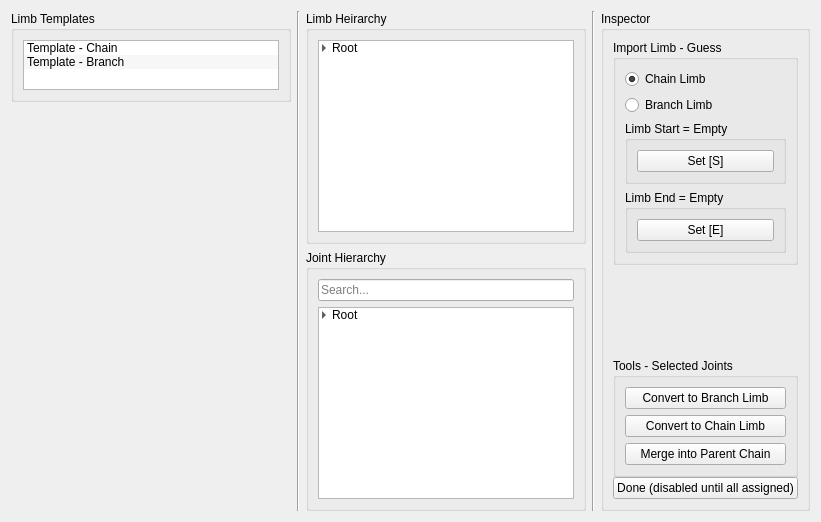
        <widget class="QWidget" name="tab_7">
         <attribute name="title">
          <string>Import Skel From FBX</string>
         </attribute>
         <layout class="QHBoxLayout" name="horizontalLayout_66">
          <item>
           <layout class="QHBoxLayout" name="horizontalLayout_53">
            <item>
             <layout class="QVBoxLayout" name="verticalLayout_59">
              <item>
               <widget class="QGroupBox" name="groupBox_41">
                <property name="title">
                 <string>Limb Templates</string>
                </property>
                <layout class="QHBoxLayout" name="horizontalLayout_56">
                 <item>
                  <layout class="QVBoxLayout" name="verticalLayout_68">
                   <item>
                    <widget class="QListWidget" name="listWidget_15">
                     <property name="sizePolicy">
                      <sizepolicy hsizetype="Expanding" vsizetype="Maximum">
                       <horstretch>0</horstretch>
                       <verstretch>0</verstretch>
                      </sizepolicy>
                     </property>
                     <property name="maximumSize">
                      <size>
                       <width>16777215</width>
                       <height>50</height>
                      </size>
                     </property>
                     <property name="dragDropMode">
                      <enum>QAbstractItemView::DragOnly</enum>
                     </property>
                     <property name="alternatingRowColors">
                      <bool>true</bool>
                     </property>
                     <item>
                      <property name="text">
                       <string>Template - Chain</string>
                      </property>
                     </item>
                     <item>
                      <property name="text">
                       <string>Template - Branch</string>
                      </property>
                     </item>
                    </widget>
                   </item>
                  </layout>
                 </item>
                </layout>
               </widget>
              </item>
              <item>
               <spacer name="verticalSpacer_7">
                <property name="orientation">
                 <enum>Qt::Vertical</enum>
                </property>
                <property name="sizeHint" stdset="0">
                 <size>
                  <width>20</width>
                  <height>40</height>
                 </size>
                </property>
               </spacer>
              </item>
             </layout>
            </item>
            <item>
             <widget class="Line" name="line_17">
              <property name="orientation">
               <enum>Qt::Vertical</enum>
              </property>
             </widget>
            </item>
            <item>
             <layout class="QVBoxLayout" name="verticalLayout_61">
              <item>
               <widget class="QGroupBox" name="groupBox_42">
                <property name="title">
                 <string>Limb Heirarchy</string>
                </property>
                <layout class="QHBoxLayout" name="horizontalLayout_57">
                 <item>
                  <layout class="QVBoxLayout" name="verticalLayout_69">
                   <item>
                    <widget class="QTreeWidget" name="treeWidget_5">
                     <property name="autoScrollMargin">
                      <number>16</number>
                     </property>
                     <property name="alternatingRowColors">
                      <bool>true</bool>
                     </property>
                     <property name="selectionMode">
                      <enum>QAbstractItemView::ExtendedSelection</enum>
                     </property>
                     <property name="autoExpandDelay">
                      <number>-1</number>
                     </property>
                     <property name="indentation">
                      <number>10</number>
                     </property>
                     <property name="headerHidden">
                      <bool>true</bool>
                     </property>
                     <column>
                      <property name="text">
                       <string notr="true">1</string>
                      </property>
                     </column>
                     <item>
                      <property name="text">
                       <string>Root</string>
                      </property>
                      <item>
                       <property name="text">
                        <string>Spine</string>
                       </property>
                       <item>
                        <property name="text">
                         <string>Arm (M)</string>
                        </property>
                        <item>
                         <property name="text">
                          <string>Hand</string>
                         </property>
                        </item>
                       </item>
                       <item>
                        <property name="text">
                         <string>Head</string>
                        </property>
                       </item>
                       <item>
                        <property name="text">
                         <string>Leg (M)</string>
                        </property>
                       </item>
                       <item>
                        <property name="text">
                         <string>Tail</string>
                        </property>
                       </item>
                      </item>
                     </item>
                    </widget>
                   </item>
                  </layout>
                 </item>
                </layout>
               </widget>
              </item>
              <item>
               <widget class="QGroupBox" name="groupBox_40">
                <property name="title">
                 <string>Joint Hierarchy</string>
                </property>
                <layout class="QVBoxLayout" name="verticalLayout_60">
                 <item>
                  <layout class="QVBoxLayout" name="verticalLayout_91">
                   <item>
                    <widget class="QLineEdit" name="lineEdit_15">
                     <property name="placeholderText">
                      <string>Search...</string>
                     </property>
                    </widget>
                   </item>
                   <item>
                    <widget class="QTreeWidget" name="treeWidget_12">
                     <property name="alternatingRowColors">
                      <bool>true</bool>
                     </property>
                     <property name="indentation">
                      <number>10</number>
                     </property>
                     <property name="headerHidden">
                      <bool>true</bool>
                     </property>
                     <column>
                      <property name="text">
                       <string>1</string>
                      </property>
                     </column>
                     <item>
                      <property name="text">
                       <string>Root</string>
                      </property>
                      <item>
                       <property name="text">
                        <string>Spine_01</string>
                       </property>
                       <item>
                        <property name="text">
                         <string>Spine_02</string>
                        </property>
                        <item>
                         <property name="text">
                          <string>CLV [R]</string>
                         </property>
                         <item>
                          <property name="text">
                           <string>SLD [R]</string>
                          </property>
                          <item>
                           <property name="text">
                            <string>ELB [R]</string>
                           </property>
                           <item>
                            <property name="text">
                             <string>WRS [R]</string>
                            </property>
                           </item>
                          </item>
                         </item>
                        </item>
                        <item>
                         <property name="text">
                          <string>CLV [L]</string>
                         </property>
                         <item>
                          <property name="text">
                           <string>SLD [L]</string>
                          </property>
                          <item>
                           <property name="text">
                            <string>ELB [L]</string>
                           </property>
                           <item>
                            <property name="text">
                             <string>WRS [L]</string>
                            </property>
                           </item>
                          </item>
                         </item>
                        </item>
                       </item>
                      </item>
                     </item>
                    </widget>
                   </item>
                  </layout>
                 </item>
                </layout>
               </widget>
              </item>
             </layout>
            </item>
            <item>
             <widget class="Line" name="line_18">
              <property name="orientation">
               <enum>Qt::Vertical</enum>
              </property>
             </widget>
            </item>
            <item>
             <layout class="QVBoxLayout" name="verticalLayout_77">
              <item>
               <widget class="QGroupBox" name="groupBox_44">
                <property name="title">
                 <string>Inspector</string>
                </property>
                <layout class="QHBoxLayout" name="horizontalLayout_58">
                 <item>
                  <layout class="QVBoxLayout" name="verticalLayout_78">
                   <property name="spacing">
                    <number>0</number>
                   </property>
                   <item>
                    <widget class="QGroupBox" name="groupBox_47">
                     <property name="title">
                      <string>Import Limb - Guess</string>
                     </property>
                     <layout class="QVBoxLayout" name="verticalLayout_83">
                      <item>
                       <layout class="QVBoxLayout" name="verticalLayout_84">
                        <property name="spacing">
                         <number>6</number>
                        </property>
                        <item>
                         <widget class="QRadioButton" name="radioButton_6">
                          <property name="text">
                           <string>Chain Limb</string>
                          </property>
                          <property name="checked">
                           <bool>true</bool>
                          </property>
                         </widget>
                        </item>
                        <item>
                         <widget class="QRadioButton" name="radioButton_7">
                          <property name="text">
                           <string>Branch Limb</string>
                          </property>
                         </widget>
                        </item>
                        <item>
                         <widget class="QGroupBox" name="groupBox_32">
                          <property name="title">
                           <string>Limb Start = Empty</string>
                          </property>
                          <layout class="QHBoxLayout" name="horizontalLayout_62">
                           <item>
                            <layout class="QVBoxLayout" name="verticalLayout_57">
                             <item>
                              <widget class="QPushButton" name="pushButton_25">
                               <property name="text">
                                <string>Set [S]</string>
                               </property>
                              </widget>
                             </item>
                            </layout>
                           </item>
                          </layout>
                         </widget>
                        </item>
                        <item>
                         <widget class="QGroupBox" name="groupBox_43">
                          <property name="title">
                           <string>Limb End = Empty</string>
                          </property>
                          <layout class="QHBoxLayout" name="horizontalLayout_55">
                           <item>
                            <layout class="QVBoxLayout" name="verticalLayout_58">
                             <item>
                              <widget class="QPushButton" name="pushButton_26">
                               <property name="text">
                                <string>Set [E]</string>
                               </property>
                              </widget>
                             </item>
                            </layout>
                           </item>
                          </layout>
                         </widget>
                        </item>
                       </layout>
                      </item>
                     </layout>
                    </widget>
                   </item>
                   <item>
                    <spacer name="verticalSpacer_6">
                     <property name="orientation">
                      <enum>Qt::Vertical</enum>
                     </property>
                     <property name="sizeHint" stdset="0">
                      <size>
                       <width>20</width>
                       <height>40</height>
                      </size>
                     </property>
                    </spacer>
                   </item>
                   <item>
                    <widget class="QGroupBox" name="groupBox_16">
                     <property name="title">
                      <string>Tools - Selected Joints</string>
                     </property>
                     <layout class="QVBoxLayout" name="verticalLayout_24">
                      <item>
                       <layout class="QVBoxLayout" name="verticalLayout_32">
                        <item>
                         <widget class="QPushButton" name="pushButton_17">
                          <property name="text">
                           <string>Convert to Branch Limb</string>
                          </property>
                         </widget>
                        </item>
                        <item>
                         <widget class="QPushButton" name="pushButton_18">
                          <property name="text">
                           <string>Convert to Chain Limb</string>
                          </property>
                         </widget>
                        </item>
                        <item>
                         <widget class="QPushButton" name="pushButton_22">
                          <property name="text">
                           <string>Merge into Parent Chain</string>
                          </property>
                         </widget>
                        </item>
                       </layout>
                      </item>
                     </layout>
                    </widget>
                   </item>
                   <item>
                    <widget class="QPushButton" name="pushButton_27">
                     <property name="text">
                      <string>Done (disabled until all assigned)</string>
                     </property>
                    </widget>
                   </item>
                  </layout>
                 </item>
                </layout>
               </widget>
              </item>
             </layout>
            </item>
           </layout>
          </item>
         </layout>
        </widget>
